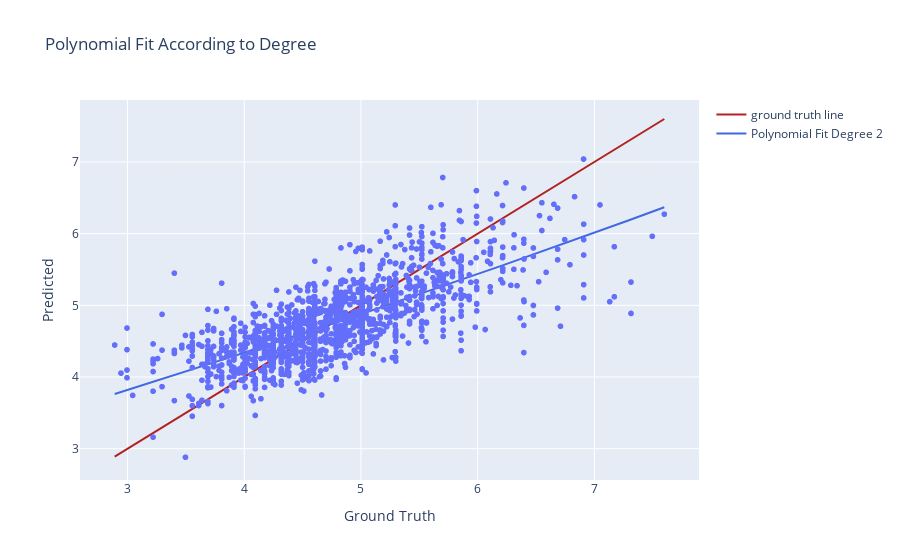

The notebook cell saved with this chart:
### Code cell
degree=2
model = make_pipeline(PolynomialFeatures(degree), LinearRegression())
model.fit(X_train, y_train)
y_pred = model.predict(X_test)
mse = mean_squared_error(y_test, y_pred)
r2 = r2_score(y_test, y_pred)
print(f'MSE: {mse}')
print(f'R2 score: {r2}')
plot_graphs(y_test, y_pred, degree)

### Figure 1 — Plotly figure (JSON) as saved in the notebook; plotly's stock layout.template omitted (floating-point values rounded to 4 significant figures; data arrays with more than 128 entries replaced by an {"elided": "..."} marker saying what was removed)
{"data": [{"hovertemplate": "ground truth=%{x}<br>Predicted=%{y}<extra></extra>", "legendgroup": "", "marker": {"color": "#636efa", "symbol": "circle"}, "mode": "markers", "name": "", "showlegend": false, "type": "scattergl", "x": {"elided": "1478 float values"}, "xaxis": "x", "y": {"elided": "1478 float values"}, "yaxis": "y"}, {"line": {"color": "firebrick", "width": 2}, "mode": "lines", "name": "ground truth line", "type": "scatter", "x": {"elided": "1478 float values"}, "y": {"elided": "1478 float values"}}, {"line": {"color": "royalblue", "width": 2}, "mode": "lines", "name": "Polynomial Fit Degree 2", "type": "scatter", "x": [2.89, 2.938, 2.985, 3.033, 3.081, 3.128, 3.176, 3.223, 3.271, 3.318, 3.366, 3.413, 3.461, 3.509, 3.556, 3.604, 3.651, 3.699, 3.746, 3.794, 3.841, 3.889, 3.937, 3.984, 4.032, 4.079, 4.127, 4.174, 4.222, 4.269, 4.317, 4.365, 4.412, 4.46, 4.507, 4.555, 4.602, 4.65, 4.697, 4.745, 4.793, 4.84, 4.888, 4.935, 4.983, 5.03, 5.078, 5.125, 5.173, 5.221, 5.268, 5.316, 5.363, 5.411, 5.458, 5.506, 5.553, 5.601, 5.649, 5.696, 5.744, 5.791, 5.839, 5.886, 5.934, 5.982, 6.029, 6.077, 6.124, 6.172, 6.219, 6.267, 6.314, 6.362, 6.41, 6.457, 6.505, 6.552, 6.6, 6.647, 6.695, 6.742, 6.79, 6.838, 6.885, 6.933, 6.98, 7.028, 7.075, 7.123, 7.17, 7.218, 7.266, 7.313, 7.361, 7.408, 7.456, 7.503, 7.551, 7.598], "y": [3.764, 3.788, 3.812, 3.836, 3.86, 3.885, 3.909, 3.934, 3.958, 3.983, 4.007, 4.032, 4.056, 4.081, 4.106, 4.131, 4.155, 4.18, 4.205, 4.23, 4.255, 4.28, 4.305, 4.33, 4.356, 4.381, 4.406, 4.431, 4.457, 4.482, 4.507, 4.533, 4.558, 4.584, 4.61, 4.635, 4.661, 4.687, 4.712, 4.738, 4.764, 4.79, 4.816, 4.842, 4.868, 4.894, 4.92, 4.946, 4.973, 4.999, 5.025, 5.051, 5.078, 5.104, 5.131, 5.157, 5.184, 5.21, 5.237, 5.264, 5.29, 5.317, 5.344, 5.371, 5.398, 5.425, 5.452, 5.479, 5.506, 5.533, 5.56, 5.587, 5.615, 5.642, 5.669, 5.697, 5.724, 5.752, 5.779, 5.807, 5.834, 5.862, 5.89, 5.917, 5.945, 5.973, 6.001, 6.029, 6.057, 6.085, 6.113, 6.141, 6.169, 6.197, 6.225, 6.253, 6.282, 6.31, 6.339, 6.367]}], "layout": {"legend": {"tracegroupgap": 0}, "title": {"text": "Polynomial Fit According to Degree"}, "xaxis": {"anchor": "y", "domain": [0, 1], "title": {"text": "Ground Truth"}}, "yaxis": {"anchor": "x", "domain": [0, 1], "title": {"text": "Predicted"}}}}
